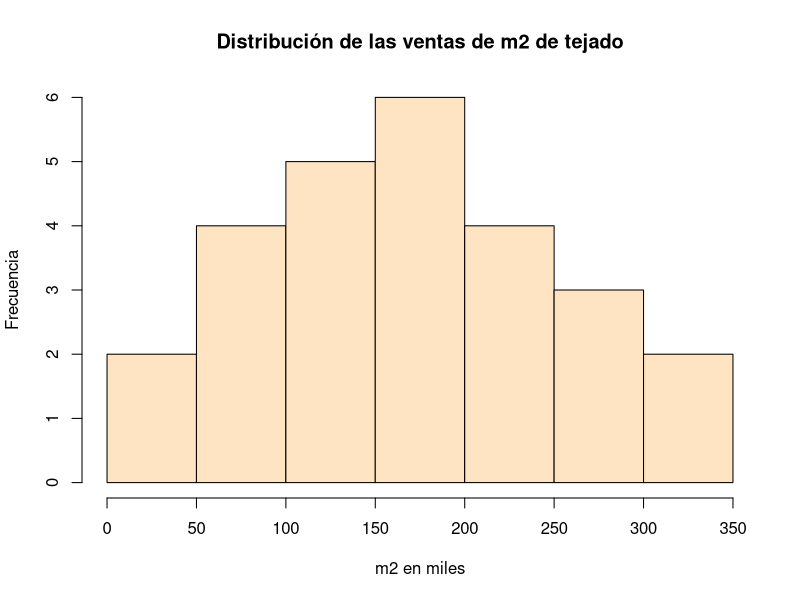
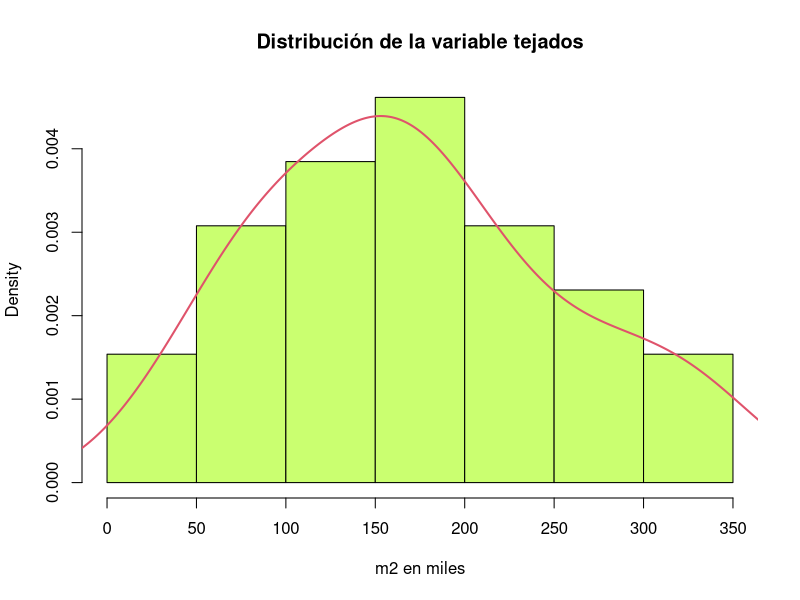
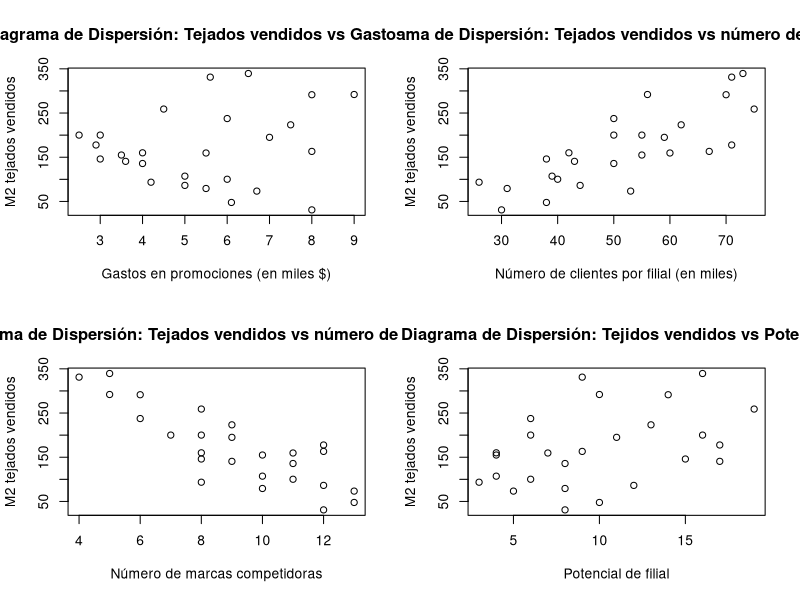

Here is the R script that generated these plots, in order:
# Estimación y diagnóstico del Modelo de Regresión Lineal Normal
# @author Gonzalo Chacaltana Buleje

# Carga del dataset
sales <- read.csv(file="dataset/data.csv")

#-------------------------------------------------------------------------
# Revisión rápida de la estructura del dataset
#-------------------------------------------------------------------------

# Primeros registros (observaciones)
head(sales)
#tejados gastos clientes marcas potencial
#    79.3    5.5       31     10         8
#   200.1    2.5       55      8         6
#   163.2    8.0       67     12         9
#   200.1    3.0       50      7        16
#   146.0    3.0       38      8        15
#   177.7    2.9       71     12        17

# Tipo de variables
str(sales)

# Resumen del dataset
summary(sales)
# tejados          gastos         clientes         marcas         potencial     
# Min.   : 30.9   Min.   :2.500   Min.   :26.00   Min.   : 4.000   Min.   : 3.000  
# 1st Qu.:102.0   1st Qu.:4.000   1st Qu.:40.50   1st Qu.: 8.000   1st Qu.: 6.000  
# Median :159.8   Median :5.500   Median :51.50   Median : 9.000   Median : 9.000  
# Mean   :170.2   Mean   :5.408   Mean   :51.85   Mean   : 9.115   Mean   : 9.885  
# 3rd Qu.:217.5   3rd Qu.:6.650   3rd Qu.:61.50   3rd Qu.:11.000   3rd Qu.:13.750  
# Max.   :339.4   Max.   :9.000   Max.   :75.00   Max.   :13.000   Max.   :19.000 

#-------------------------------------------------------------------------
# Análisis descriptivo del dataset
#-------------------------------------------------------------------------

# Analizando la distribución (por frecuencia) de las ventas de m2 de la variable tejados.
hist(sales$tejados, main="Distribución de las ventas de m2 de tejado",
     xlab="m2 en miles", ylab="Frecuencia", col=c("bisque"))

# Distribución - de las ventas de la variable tejados

hist(sales$tejados, probability = TRUE,col=c("darkolivegreen1"), 
     main="Distribución de la variable tejados",xlab="m2 en miles")
lines(density(sales$tejados),col=2,lwd=2)

# Analizamos si existe relación de las ventas de m2 de los tejados con sus posibles predictores
# mediante diagramas de dispersión

par(mfrow=c(2,2))

plot(sales$gastos,sales$tejados,
     main="Gráfico de Diagrama de Dispersión: Tejados vendidos vs Gastos en promociones",
     ylab="M2 tejados vendidos",
     xlab="Gastos en promociones (en miles $)")

plot(sales$clientes,sales$tejados,
     main="Gráfico de Diagrama de Dispersión: Tejados vendidos vs número de clientes registrados",
     ylab="M2 tejados vendidos",
     xlab="Número de clientes por filial (en miles)")

plot(sales$marcas,sales$tejados,
     main="Gráfico de Diagrama de Dispersión: Tejados vendidos vs número de marcas competidoras",
     ylab="M2 tejados vendidos",
     xlab="Número de marcas competidoras")

plot(sales$potencial,sales$tejados,
     main="Gráfico de Diagrama de Dispersión: Tejidos vendidos vs Potencial de la filial",
     ylab="M2 tejados vendidos",
     xlab="Potencial de filial")

par(mfrow=c(1,1))

#-------------------------------------------------------------------------
# Construcción del modelo
#-------------------------------------------------------------------------

model_1 <- tejados~gastos+clientes+marcas+potencial
sales.lm0 <- lm(formula = model_1, data=sales)
summary(sales.lm0)

# Residuals:
#   Min       1Q   Median       3Q      Max 
# -19.0906  -5.9796   0.8968   6.5667  14.7985 

# Estimación de los coeficientes
coef(sales.lm0)

# (Intercept)      gastos    clientes      marcas   potencial 
# 178.3203403   1.8070643   3.3178334 -21.1849842   0.3245124

